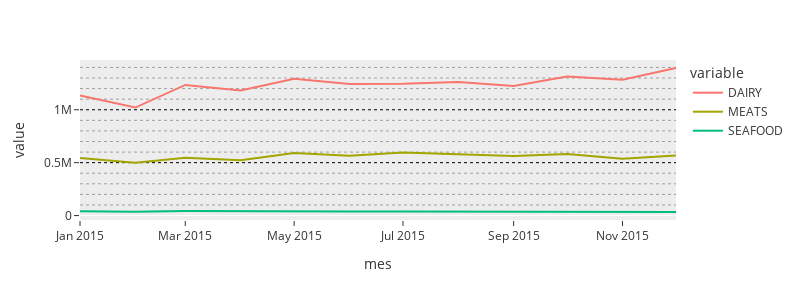

Here is the notebook cell this chart was saved with:
### Code cell
fig = px.line(
    df,
    width=800,
    height=300,
    template='ggplot2'
)

fig.update_xaxes(showgrid=False)
fig.update_yaxes(
    showgrid=True,
    gridwidth=1, # Ancho de las líneas en pixeles
    gridcolor='black', # Colores disponibles: https://developer.mozilla.org/en-US/docs/Web/CSS/named-color
    griddash='dot', # Estilos de lineas: "solid", "dot", "dash", "longdash", "dashdot", o "longdashdot"
    minor_griddash='dot', # Estilos de los ejes menores
    # No hay forma de cambiar la opacidad
)

fig.show()

### Figure 1 — Plotly figure (JSON) as saved in the notebook; plotly's stock layout.template omitted (floating-point values rounded to 4 significant figures)
{"data": [{"hovertemplate": "variable=DAIRY<br>mes=%{x}<br>value=%{y}<extra></extra>", "legendgroup": "DAIRY", "line": {"color": "#F8766D", "dash": "solid"}, "marker": {"symbol": "circle"}, "mode": "lines", "name": "DAIRY", "orientation": "v", "showlegend": true, "x": ["2015-01", "2015-02", "2015-03", "2015-04", "2015-05", "2015-06", "2015-07", "2015-08", "2015-09", "2015-10", "2015-11", "2015-12"], "xaxis": "x", "y": [1134521, 1020747, 1234851, 1181180, 1293308, 1243588, 1244815, 1263428, 1224619, 1314827, 1283672, 1394582], "yaxis": "y", "type": "scatter"}, {"hovertemplate": "variable=MEATS<br>mes=%{x}<br>value=%{y}<extra></extra>", "legendgroup": "MEATS", "line": {"color": "#A3A500", "dash": "solid"}, "marker": {"symbol": "circle"}, "mode": "lines", "name": "MEATS", "orientation": "v", "showlegend": true, "x": ["2015-01", "2015-02", "2015-03", "2015-04", "2015-05", "2015-06", "2015-07", "2015-08", "2015-09", "2015-10", "2015-11", "2015-12"], "xaxis": "x", "y": [543100.0, 498700.0, 546500.0, 522300.0, 591700.0, 565000.0, 594900.0, 581200.0, 562700.0, 580800.0, 535900.0, 567400.0], "yaxis": "y", "type": "scatter"}, {"hovertemplate": "variable=SEAFOOD<br>mes=%{x}<br>value=%{y}<extra></extra>", "legendgroup": "SEAFOOD", "line": {"color": "#00BF7D", "dash": "solid"}, "marker": {"symbol": "circle"}, "mode": "lines", "name": "SEAFOOD", "orientation": "v", "showlegend": true, "x": ["2015-01", "2015-02", "2015-03", "2015-04", "2015-05", "2015-06", "2015-07", "2015-08", "2015-09", "2015-10", "2015-11", "2015-12"], "xaxis": "x", "y": [40470.0, 36070.0, 43810.0, 39980.0, 42510.0, 38780.0, 38540.0, 37770.0, 41910.0, 41420.0, 38820.0, 33730.0], "yaxis": "y", "type": "scatter"}], "layout": {"xaxis": {"anchor": "y", "domain": [0, 1], "title": {"text": "mes"}, "showgrid": false}, "yaxis": {"anchor": "x", "domain": [0, 1], "title": {"text": "value"}, "minor": {"griddash": "dot"}, "showgrid": true, "gridwidth": 1, "gridcolor": "black", "griddash": "dot"}, "legend": {"title": {"text": "variable"}, "tracegroupgap": 0}, "margin": {"t": 60}, "height": 300, "width": 800}}
